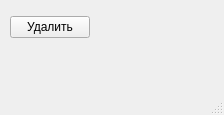
<?xml version="1.0" encoding="UTF-8"?>
<ui version="4.0">
 <class>MainWindow</class>
 <widget class="QMainWindow" name="MainWindow">
  <property name="geometry">
   <rect>
    <x>0</x>
    <y>0</y>
    <width>224</width>
    <height>115</height>
   </rect>
  </property>
  <property name="windowTitle">
   <string>MainWindow</string>
  </property>
  <widget class="QWidget" name="centralwidget">
   <widget class="QWidget" name="layoutWidget">
    <property name="geometry">
     <rect>
      <x>10</x>
      <y>10</y>
      <width>201</width>
      <height>61</height>
     </rect>
    </property>
    <layout class="QFormLayout" name="formLayout_2">
     <item row="0" column="0">
      <layout class="QFormLayout" name="formLayout"/>
     </item>
     <item row="1" column="0">
      <widget class="QPushButton" name="pushButton">
       <property name="text">
        <string>Удалить</string>
       </property>
      </widget>
     </item>
    </layout>
   </widget>
  </widget>
  <widget class="QMenuBar" name="menubar">
   <property name="geometry">
    <rect>
     <x>0</x>
     <y>0</y>
     <width>224</width>
     <height>20</height>
    </rect>
   </property>
  </widget>
  <widget class="QStatusBar" name="statusbar"/>
 </widget>
 <resources/>
 <connections>
  <connection>
   <sender>pushButton</sender>
   <signal>clicked()</signal>
   <receiver>MainWindow</receiver>
   <slot>delete_slot()</slot>
   <hints>
    <hint type="sourcelabel">
     <x>59</x>
     <y>72</y>
    </hint>
    <hint type="destinationlabel">
     <x>126</x>
     <y>75</y>
    </hint>
   </hints>
  </connection>
 </connections>
 <slots>
  <slot>delete_slot()</slot>
  <slot>id_slot()</slot>
 </slots>
</ui>
